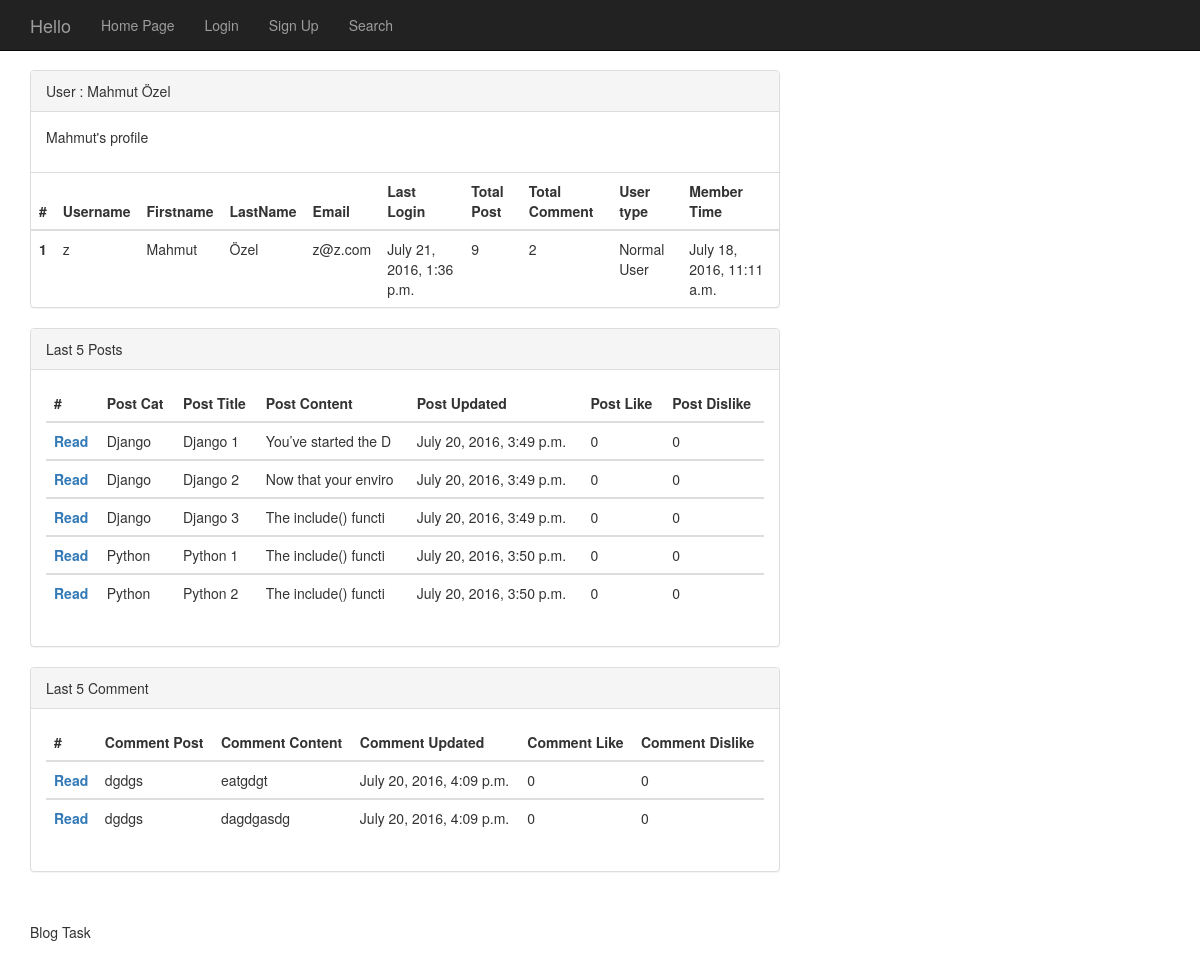
The page /profile/3/ on the database as committed earlier.
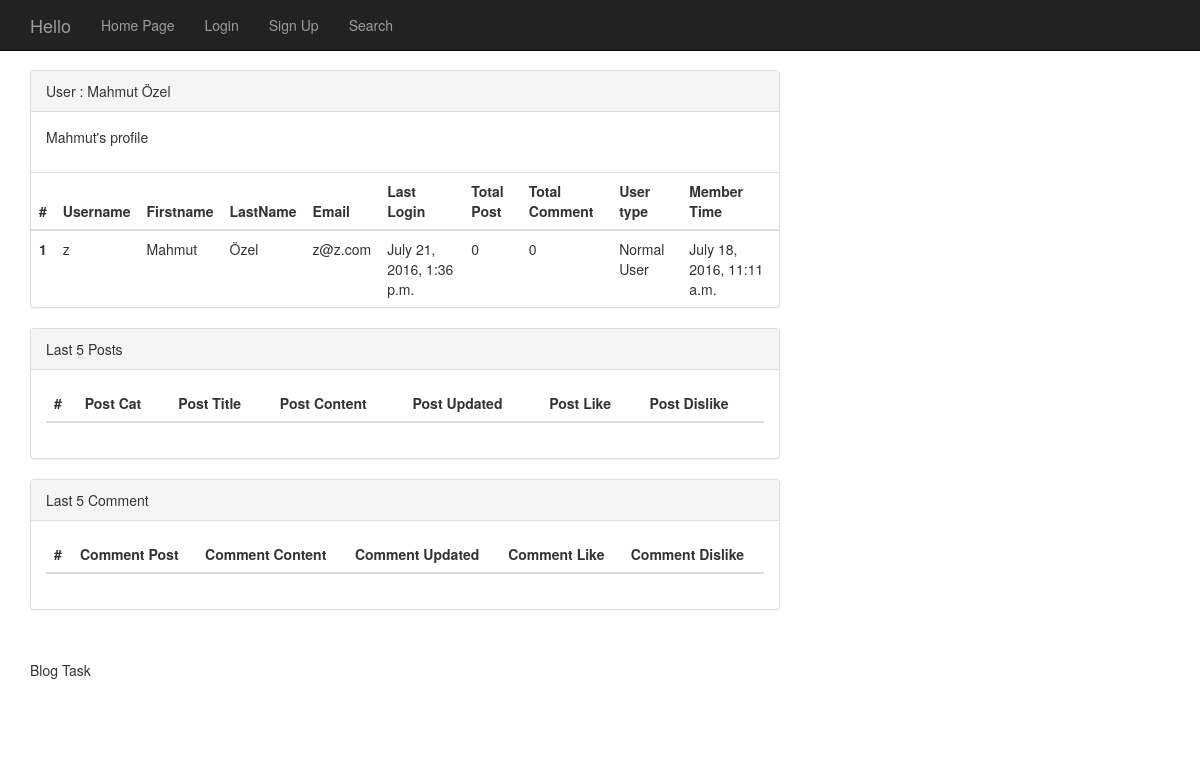
The same page on the database as committed later.
### TaskBlogApp/models.py (models this page shows, shortened)
@python_2_unicode_compatible
class Post(models.Model):
    post_cat = models.ForeignKey(Category)
    post_author = models.ForeignKey(User)
    post_title = models.CharField(max_length=70)
    post_content = models.TextField()
    post_createdAt = models.DateTimeField(auto_now_add=True, null=True, blank=True)
    post_updatedAd = models.DateTimeField(auto_now_add=False, default=datetime.now)
    post_like = models.IntegerField(default=0)
    post_dislike = models.IntegerField(default=0)
    def __str__(self):
        return self.post_title

@python_2_unicode_compatible
class Category(models.Model):
    cat_title = models.CharField(max_length=70)
    def __str__(self):
        return self.cat_title

@python_2_unicode_compatible
class Comment(models.Model):
    comment_post = models.ForeignKey(Post)
    comment_author = models.ForeignKey(User)
    comment_content = models.CharField(max_length=100)
    comment_like = models.IntegerField(default=0)
    comment_dislike = models.IntegerField(default=0)
    comment_createdAt = models.DateTimeField(auto_now_add=True, null=True, blank=True)
    comment_updatedAt = models.DateTimeField(auto_now_add=False, default=datetime.now)

### TaskBlogApp/views.py (the view)
# urls.py: url(r'^profile/(?P<id>[0-9]+)/$', views.ProfileView.as_view(), name='profile'),
class ProfileView(generic.View):
    template_name = 'profile.html'
    def get(self, request, id):
        try:
            posts = Post.objects.filter(post_author=self.kwargs['id']).order_by('post_updatedAd')
        except Post.DoesNotExist:
            posts = None
        try:
            comments = Comment.objects.filter(comment_author=self.kwargs['id']).order_by('comment_updatedAt')
        except Comment.DoesNotExist:
            comments = None
        user = User.objects.get(pk=self.kwargs['id'])
        return render(request, 'profile.html', {
            'posts': posts,
            'comments': comments,
            'users': user,
            'id': int(self.kwargs.get('id'))
        })

### templates/profile.html (shortened to what this page needs)
<!DOCTYPE html>
<html lang="en">
<head>
    <link rel="stylesheet" href="https://maxcdn.bootstrapcdn.com/bootstrap/3.3.6/css/bootstrap.min.css"
/>
</head>
<body>
{% extends 'header.html' %}
{% block content %}
    <div class="container">
        <div class="row">
            <div class="col-md-8">
                <div class="panel panel-default">
                    <div class="panel-heading">User : {{ users.first_name }} {{ users.last_name }}</div>
                    <div class="panel-body">
                        <p>{{ users.first_name }}'s profile  {% if user.pk == id %}| <a href="{% url 'edit-profile' user.pk %}">Edit Profile</a>{% endif %}</p>
                    </div>
                    <table class="table">
                        <thead>
                        <tr>
                            <th>#</th>
                            <th>Username</th>
                            <th>Firstname</th>
                            <th>LastName</th>
                            <th>Email</th>
                            <th>Last Login</th>
                            <th>Total Post</th>
                            <th>Total Comment</th>
                            <th>User type</th>
                            <th>Member Time</th>
                        </tr>
                        </thead>
                        <tbody>
                        <tr>
                            <th scope="row">1</th>
                            <td>{{ users.username }}</td>
                            <td>{{ users.first_name }}</td>
                            <td>{{ users.last_name }}</td>
                            <td>{{ users.email }}</td>
                            <td>{{ users.last_login }}</td>
                            <td>{{ posts.count }}</td>
                            <td>{{ comments.count }}</td>
                            <td>{% if not user.is_superuser %}Normal User{% else %}Super User{% endif %}</td>
                            <td>{{ users.date_joined }}</td>
                        </tr>
                        </tbody>
                    </table>
                </div>
                <div class="panel panel-default">
                    <div class="panel-heading">Last 5 Posts</div>
                    <div class="panel-body">
                        <table class="table">
                            <thead>
                            <tr>
                                <th>#</th>
                                <th>Post Cat</th>
                                <th>Post Title</th>
                                <th>Post Content</th>
                                <th>Post Updated</th>
                                <th>Post Like</th>
                                <th>Post Dislike</th>
                            </tr>
                            </thead>
                            {% for post in posts|slice:":5" %}
                                <tbody>
                                <th scope="row"><a href="{% url 'post' post.post_cat_id post.id %}">Read</a></th>
                                <td>{{ post.post_cat }}</td>
                                <td>{{ post.post_title }}</td>
                                <td>{{ post.post_content|slice:":20" }}</td>
                                <td>{{ post.post_updatedAd }}</td>
                                <td>{{ post.post_like }}</td>
                                <td>{{ post.post_dislike }}</td>
                                </tbody>
                            {% endfor %}
                        </table>
                    </div>
                </div>
                <div class="panel panel-default">
                    <div class="panel-heading">Last 5 Comment</div>
                    <div class="panel-body">
                        <table class="table">
                            <thead>
                            <tr>
                                <th>#</th>
                                <th>Comment Post</th>
                                <th>Comment Content</th>
                                <th>Comment Updated</th>
                                <th>Comment Like</th>
                                <th>Comment Dislike</th>
                            </tr>
                            </thead>
                            {% for comment in comments|slice:":5" %}
                                <tbody>
                                <th scope="row"><a href="{% url 'post' comment.comment_post.post_cat_id comment.comment_post_id %}">Read</a></th>
                                <td>{{ comment.comment_post }}</td>
                                <td>{{ comment.comment_content }}</td>
                                <td>{{ comment.comment_updatedAt }}</td>
                                <td>{{ comment.comment_like }}</td>
                                <td>{{ comment.comment_dislike }}</td>
                                </tbody>
                            {% endfor %}
                        </table>
                    </div>
                </div>
                <footer>
                    <div class="row">
                        <div class="col-lg-12">
                            <p>Blog Task</p>
                        </div>
                    </div>
                </footer>
            </div>
        </div>
    </div>
{% endblock %}

### templates/header.html (shortened to what this page needs)
<nav class="navbar navbar-inverse navbar-fixed-top" role="navigation">
    <div class="container">
        <div class="navbar-header">
            <a class="navbar-brand" href="/">Hello {{ user.first_name }} {{ user.last_name }}
            </a>
        </div>
        <div class="collapse navbar-collapse" id="bs-example-navbar-collapse-1">
            <ul class="nav navbar-nav">
                <li><a href="{% url 'index' %}">Home Page</a></li>
                {% if not user.is_authenticated %}
                    <li><a href="{% url 'login' %}">Login</a></li>
                    <li><a href="{% url 'signup' %}">Sign Up</a></li>
                {% endif %}
                <li><a href="{% url 'search' %}">Search</a></li>
            </ul>
        </div>
    </div>
</nav>
{% block content %}
{% endblock %}

### templates/profile.html (style rules this page uses)
body { padding-top: 70px; }
footer { margin: 50px 0; }

Rows that differ between the two databases and show on the page:
removed Post: post_cat "Django", post_title "Django 1", post_content "You’ve started the D", post_updatedAd "July 20, 2016, 3:49 p.m.", post_like "0", post_dislike "0"
removed Post: post_cat "Django", post_title "Django 2", post_content "Now that your enviro", post_updatedAd "July 20, 2016, 3:49 p.m.", post_like "0", post_dislike "0"
removed Post: post_cat "Django", post_title "Django 3", post_content "The include() functi", post_updatedAd "July 20, 2016, 3:49 p.m.", post_like "0", post_dislike "0"
removed Post: post_cat "Python", post_title "Python 1", post_content "The include() functi", post_updatedAd "July 20, 2016, 3:50 p.m.", post_like "0", post_dislike "0"
removed Post: post_cat "Python", post_title "Python 2", post_content "The include() functi", post_updatedAd "July 20, 2016, 3:50 p.m.", post_like "0", post_dislike "0"
removed Comment: comment_post "dgdgs", comment_content "eatgdgt", comment_updatedAt "July 20, 2016, 4:09 p.m.", comment_like "0", comment_dislike "0"
removed Comment: comment_post "dgdgs", comment_content "dagdgasdg", comment_updatedAt "July 20, 2016, 4:09 p.m.", comment_like "0", comment_dislike "0"
Other text that changed with them:
{{ posts.count }}: "9" → "0"
{{ comments.count }}: "2" → "0"
